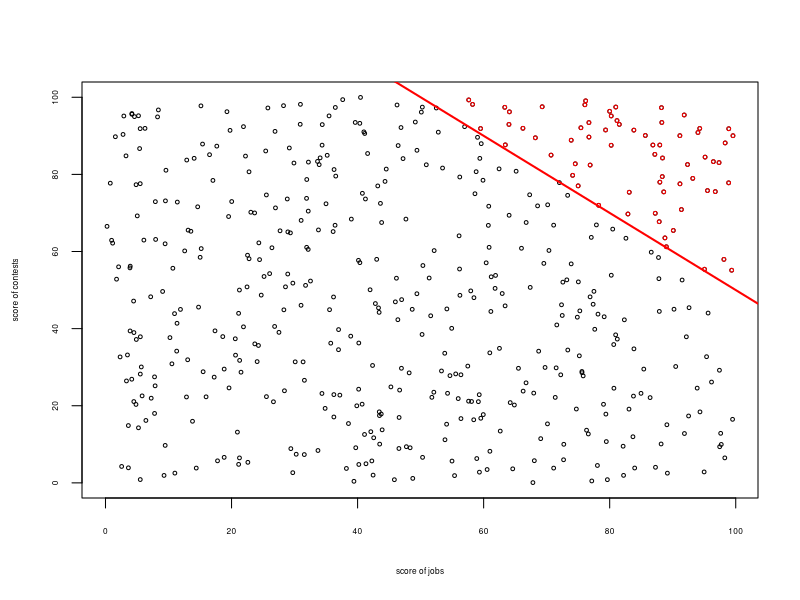

Here is the R script that generated this plot:
# 14.5.2015 I.Zliobaite
# Berlin
# toy example, Berkson's paradox

set.seed('1981') 
contests <- runif(500, 0, 100)
jobs <- runif(500, 0, 100)
cojo <- contests + jobs
ind <- which(cojo>=150)

png('fig_Berksons.png',width = 6, height = 7.5, units = 'cm', res = 400)
plot(contests,jobs,cex = 0.5,cex.lab=0.5, cex.axis=0.5,xlab = 'score of jobs',ylab = 'score of contests')
abline(a = 150,b = -1,col='red',lwd=2)
points(contests[ind],jobs[ind],col='red',cex=0.5)
dev.off()

print(cor(jobs[ind],contests[ind]))